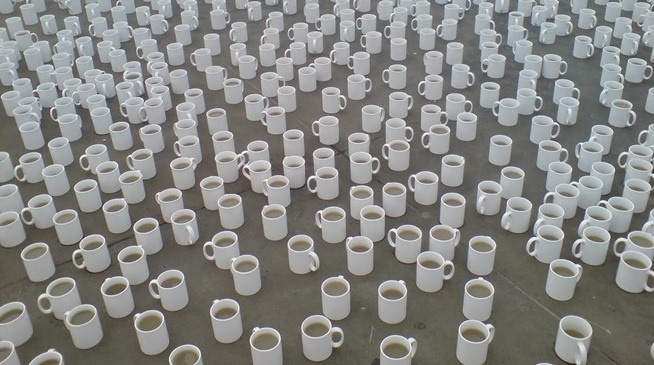
#> input picture 96131125_HW03/Images/Scene.jpg, 654 x 365 px, found by its file name
$ python problem-1.py
#> lines starting #> are read from the running program, lines starting #| are printed output that depends on the picture; after the words box and inside, x2 and y2 are one past the last pixel; in counts of white or black regions, pixels touching at a corner belong together
import numpy as np
import cv2 as cv
import matplotlib.pyplot as plt


def correlation(img, filter):
    """
    Correlation an image by a filter
    :param img: input image, uint8
    :param filter: m*n filter with float values
    :return: result of correlation image
    """
    if filter.shape[0] % 2 == 0 or filter.shape[1] % 2 == 0:
        ValueError('Filter size should be odd')
    # size of filter
    m, n = filter.shape

    img = np.float32(img)

    # allocate an image for output
    img_out = np.zeros(shape=img.shape, dtype=np.float32)

    # pad image with zero
    img_pad = np.pad(array=img, pad_width=[(m//2,m//2),(n//2,n//2)], mode='constant', constant_values=0)

    #print(img_out.shape, img_pad.shape)
    # convolving
    p = 0
    q = 0
    for i in range(m//2, img_pad.shape[0]-(m//2)):
        for j in range(n // 2, img_pad.shape[1] - (n // 2)):
            #print(i,j, '---', p, q)
            # put filter on position i,j
            neighbour_hood = img_pad[i-(m//2):i+(m//2)+1, j-(n//2):j+(n//2)+1]

            # point-wise multiplication
            multi_neig = np.multiply(neighbour_hood, filter)

            # sum of products
            sum_neig = np.sum(np.sum(multi_neig))

            img_out[p, q] = sum_neig

            q = q + 1
        q = 0
        p = p + 1

    #return np.uint8(img_out)
    return img_out


#######################################
# part 1
#######################################
# read image
img = cv.imread(filename='.\\Images\\Scene.jpg', flags=cv.IMREAD_GRAYSCALE)
#> img: shape (365, 654); min 30, max 255, mean 134.2

# read template
template = cv.imread(filename='.\\Images\\Template.png', flags=cv.IMREAD_GRAYSCALE)
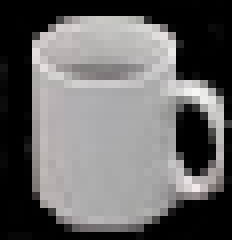
#> input picture 96131125_HW03/Images/Template.png, 29 x 30 px, found by its file name (shown 8 times larger)
#> template: shape (30, 29); min 0, max 247, mean 101.7

templates = [template[0:-1, :], template[0:11, :], template[8:27, 22::], template[12:21, 12:21]]
thresholds = [162, 164, 160, 160]

# for different templates
for idx, img_t in enumerate(templates):
    # find template in image with correlation
    corr = correlation(img=img, filter=img_t)
    normalized_corr = np.zeros(corr.shape)
    normalized_corr = cv.normalize(corr, normalized_corr, 0, 255, cv.NORM_MINMAX)
    normalized_corr = np.uint8(normalized_corr)

    # threshold
    threshold_corr = np.where(normalized_corr >= thresholds[idx], 255, 0)
    threshold_corr = np.uint8(threshold_corr)

    # cups in image
    cups = np.multiply(np.double(threshold_corr)/255, img)
    cups = np.uint8(cups)

    if idx == 0:
        cv.imshow('Input Image', img)

    cv.imshow('Template- {}'.format(idx), img_t)
    cv.imshow('Correlation- {}'.format(idx), normalized_corr)
    cv.imshow('Threshold Correlation- {}'.format(idx), threshold_corr)
    cv.imshow('Cups In Image- {}'.format(idx), cups)
    cv.imwrite('.\\1\\Template- {}.jpg'.format(idx), img_t)
    cv.imwrite('.\\1\\Correlation- {}.jpg'.format(idx), normalized_corr)
    cv.imwrite('.\\1\\Threshold Correlation- {}.jpg'.format(idx), threshold_corr)
    cv.imwrite('.\\1\\Cups In Image- {}.jpg'.format(idx), cups)
#> this loop made 4 passes
#> (m in correlation, n in correlation) on passes 1 to 4: (29, 29), (11, 29), (19, 7), (9, 9)
#> pass 1, in correlation, `img_pad = np.pad(array=img, pad_width=[(m//2,m//2),(n//2,n//2)], mode=..`:
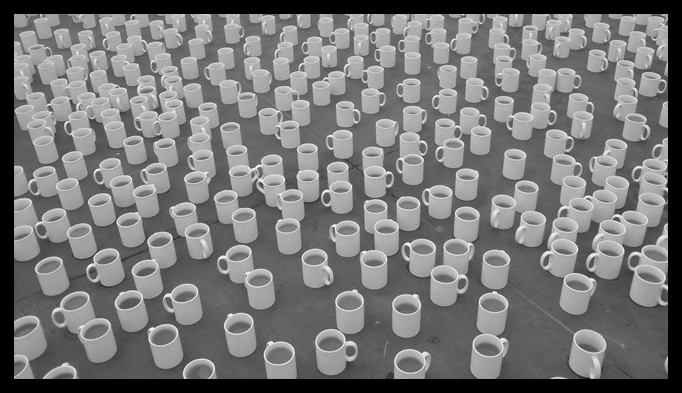
#> img_pad: shape (393, 682) float32; min 0, max 255, mean 119.5
#> pass 1, `corr = correlation(img=img, filter=img_t)`:
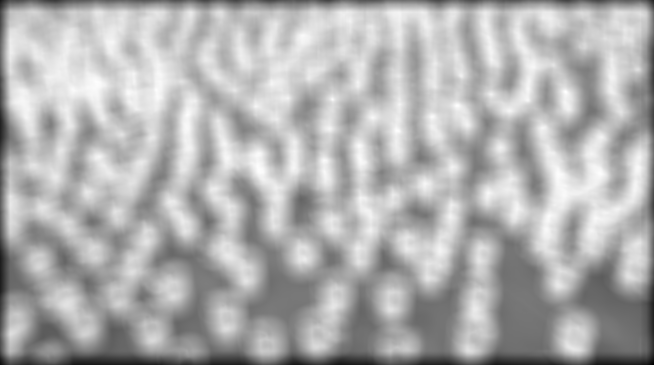
#> corr: shape (365, 654) float32; min 2299339, max 15740884, mean 11581208; drawn with min black and max white
#> after the loop:
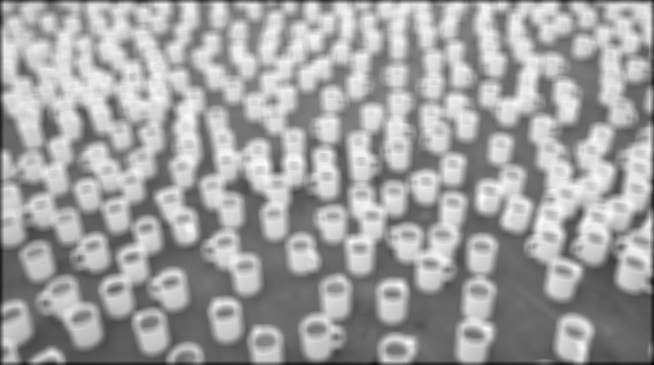
#> corr: shape (365, 654) float32; min 352888, max 2683632, mean 1826365.9; drawn with min black and max white
#> after the loop:
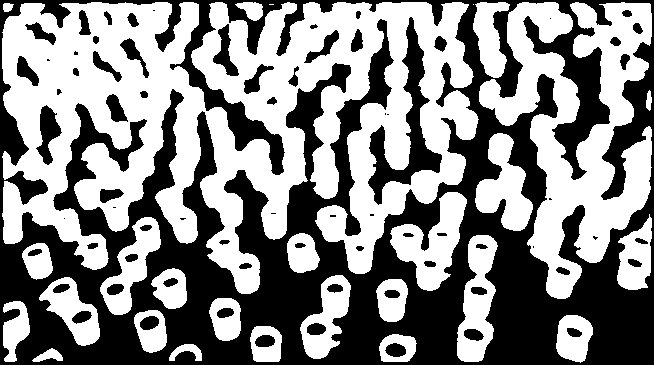
#> threshold_corr: shape (365, 654); 53.1% white; 73 black regions (15 under 20 px), largest, box (x1, y1, x2, y2) and area: (0, 0, 654, 365) 100287, (368, 17, 442, 205) 3677, (36, 105, 62, 165) 761

cv.waitKey(0)
